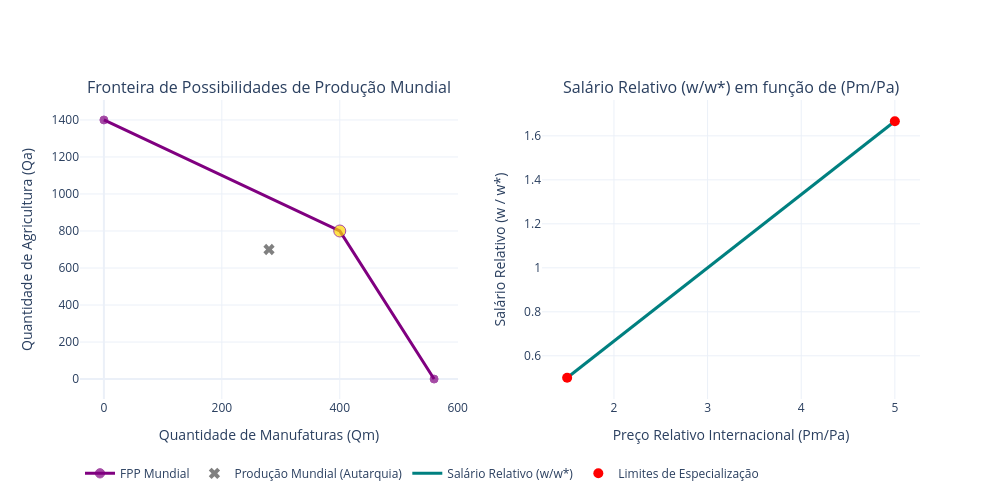

The notebook cell this image was saved under:
### Markdown cell above
**d)** Suponha a integração comercial. Formalize o impacto sobre a alocação de trabalho, salário relativo, especialização e padrão de comércio.

**Especialização**

A abertura comercial estabelece um preço relativo mundial $\frac{P_m}{P_a}$ situado entre os custos de oportunidade internos em autarquia:

$$1{,}5 \le \frac{P_m}{P_a} \le 5{,}0$$

Com esse vetor de preços internacionais, a teoria indica a especialização total da economia:

* **País Local:** especializa a totalidade da produção no setor de manufaturas.
* **País Estrangeiro:** especializa a totalidade da produção no setor agrícola.

**Alocação de Trabalho**

A força de trabalho migra totalmente para o setor com vantagem comparativa, garantindo a eficiência produtiva máxima:

* **País Local:** direciona todo o fator trabalho para a manufatura ($L_m = 1200$ e $L_a = 0$). A produção mundial de manufaturas atinge $Q_m = 400$ unidades.
* **País Estrangeiro:** direciona todo o fator trabalho para a agricultura ($L_a^* = 800$ e $L_m^* = 0$). A produção mundial de agricultura atinge $Q_a^* = 800$ unidades.

**Salário Relativo ($\frac{w}{w^*}$)**

Com a integração comercial, cada país determina a remuneração nominal com base no setor em que ocorre a especialização:

* Salário Local (Manufaturas): $w = \frac{P_m}{a_m} = \frac{P_m}{3}$
* Salário Estrangeiro (Agricultura): $w^* = \frac{P_a}{a_a^*} = \frac{P_a}{1}$

A relação entre os salários formaliza a equação do salário relativo:

$$\frac{w}{w^*} = \frac{\frac{P_m}{3}}{\frac{P_a}{1}} = \frac{1}{3} \cdot \left( \frac{P_m}{P_a} \right)$$

Os limites do salário relativo acompanham diretamente as margens dos preços internacionais. Assim, a razão $\frac{w}{w^*}$ varia no intervalo delimitado entre $0{,}5$ (limite inferior, quando $\frac{P_m}{P_a} = 1{,}5$) e aproximadamente $1{,}67$ (limite superior, quando $\frac{P_m}{P_a} = 5{,}0$). A equação confirma que a remuneração reflete a produtividade absoluta do trabalho em conjunto com o preço do bem exportado.

**Padrão de Comércio**

A configuração das trocas internacionais obedece estritamente à vantagem comparativa:

* **País Local:** exporta o excedente de manufaturas e importa bens agrícolas.
* **País Estrangeiro:** exporta o excedente de bens agrícolas e importa manufaturas.

O comércio internacional viabiliza o ganho de bem-estar. As nações superam as restrições impostas pelas antigas fronteiras de possibilidades de produção e ampliam as cestas de consumo disponíveis para a população de modo simultâneo.

### Code cell
# 1.d

import pandas as pd
import numpy as np
import plotly.graph_objects as go
from plotly.subplots import make_subplots

# 1. Parâmetors

# País Local
L = 1200
a_m, a_a = 3, 2
custo_oportunidade_local = a_m / a_a  # 1.5

# País Estrangeiro
L_star = 800
a_m_star, a_a_star = 5, 1
custo_oportunidade_estrangeiro = a_m_star / a_a_star  # 5.0

# 2. Simulação e comparação

# Cenário A: Autarquia (Simulação assumindo distribuição equitativa de trabalho: 50% em cada setor)
Lm_aut, La_aut = L / 2, L / 2
Qm_aut = Lm_aut / a_m
Qa_aut = La_aut / a_a

Lm_star_aut, La_star_aut = L_star / 2, L_star / 2
Qm_star_aut = Lm_star_aut / a_m_star
Qa_star_aut = La_star_aut / a_a_star

# Cenário B: Livre Comércio (Especialização Total baseada na Vantagem Comparativa)
# Local especializa-se em Manufaturas; Estrangeiro especializa-se em Agricultura
Lm_lc, La_lc = L, 0
Qm_lc, Qa_lc = L / a_m, 0

Lm_star_lc, La_star_lc = 0, L_star
Qm_star_lc, Qa_star_lc = 0, L_star / a_a_star

# Tabela Comparativa de Resultados
dados_comparativos = {
    "Cenário": [
        "Autarquia (Local)", "Autarquia (Estrangeiro)", "Autarquia (Mundo)",
        "Livre Comércio (Local)", "Livre Comércio (Estrangeiro)", "Livre Comércio (Mundo)"
    ],
    "L_m (Trabalho Manuf.)": [Lm_aut, Lm_star_aut, Lm_aut + Lm_star_aut, Lm_lc, Lm_star_lc, Lm_lc + Lm_star_lc],
    "L_a (Trabalho Agric.)": [La_aut, La_star_aut, La_aut + La_star_aut, La_lc, La_star_lc, La_lc + La_star_lc],
    "Q_m (Prod. Manuf.)": [Qm_aut, Qm_star_aut, Qm_aut + Qm_star_aut, Qm_lc, Qm_star_lc, Qm_lc + Qm_star_lc],
    "Q_a (Prod. Agric.)": [Qa_aut, Qa_star_aut, Qa_aut + Qa_star_aut, Qa_lc, Qa_star_lc, Qa_lc + Qa_star_lc]
}

df_resultados = pd.DataFrame(dados_comparativos)
print("COMPARAÇÃO: AUTARQUIA VS. LIVRE COMÉRCIO (ESPECIALIZAÇÃO TOTAL)")
print("-" * 80)
print(df_resultados.to_string(index=False, float_format="%.1f"))
print("-" * 80)
print(f"Ganho Mundial com Integração: +{Qm_lc + Qm_star_lc - (Qm_aut + Qm_star_aut):.1f} Manufaturas e +{Qa_lc + Qa_star_lc - (Qa_aut + Qa_star_aut):.1f} Agricultura\n")

# 3. Gráficos

fig = make_subplots(rows=1, cols=2, subplot_titles=(
    "Fronteira de Possibilidades de Produção Mundial", 
    "Salário Relativo (w/w*) em função de (Pm/Pa)"
))

# --- Gráfico 1: FPP Mundial ---
# Coordenadas da FPP Mundial
# Ponto 1: Todos produzem apenas Agricultura
qm_0 = 0
qa_max_mundial = (L / a_a) + (L_star / a_a_star) # 600 + 800 = 1400

# Ponto 2: Especialização Total (Local em Manufatura, Estrangeiro em Agricultura)
qm_esp = L / a_m # 400
qa_esp = L_star / a_a_star # 800

# Ponto 3: Todos produzem apenas Manufatura
qm_max_mundial = (L / a_m) + (L_star / a_m_star) # 400 + 160 = 560
qa_0 = 0

x_fpp_mundial = [qm_0, qm_esp, qm_max_mundial]
y_fpp_mundial = [qa_max_mundial, qa_esp, qa_0]

fig.add_trace(go.Scatter(
    x=x_fpp_mundial, y=y_fpp_mundial,
    mode='lines+markers',
    name='FPP Mundial',
    line=dict(color='purple', width=3),
    marker=dict(size=[8, 12, 8], color=['purple', 'gold', 'purple']),
    hovertemplate='Manufaturas: %{x}<br>Agricultura: %{y}<extra></extra>'
), row=1, col=1)

# Ponto da Autarquia Mundial (da simulação de 50% de alocação)
qm_aut_mundial = Qm_aut + Qm_star_aut
qa_aut_mundial = Qa_aut + Qa_star_aut
fig.add_trace(go.Scatter(
    x=[qm_aut_mundial], y=[qa_aut_mundial],
    mode='markers',
    name='Produção Mundial (Autarquia)',
    marker=dict(size=10, color='gray', symbol='x'),
), row=1, col=1)

# --- Gráfico 2: Salário Relativo (w/w*) ---
# O preço relativo mundial estará entre 1.5 e 5.0
pm_pa_vetor = np.linspace(custo_oportunidade_local, custo_oportunidade_estrangeiro, 100)

# Fórmula do salário relativo com especialização: w/w* = (a_a* / a_m) * (Pm/Pa)
# Sabendo que a_a* = 1 e a_m = 3 => w/w* = (1/3) * (Pm/Pa)
salario_relativo = (a_a_star / a_m) * pm_pa_vetor

fig.add_trace(go.Scatter(
    x=pm_pa_vetor, y=salario_relativo,
    mode='lines',
    name='Salário Relativo (w/w*)',
    line=dict(color='teal', width=3)
), row=1, col=2)

# Adicionando marcadores nos limites dos custos de oportunidade
fig.add_trace(go.Scatter(
    x=[custo_oportunidade_local, custo_oportunidade_estrangeiro], 
    y=[salario_relativo[0], salario_relativo[-1]],
    mode='markers',
    name='Limites de Especialização',
    marker=dict(size=10, color='red')
), row=1, col=2)

# Formatação final
fig.update_layout(
    template='plotly_white',
    width=1000,
    height=500,
    showlegend=True,
    legend=dict(y=-0.2, orientation="h")
)

fig.update_xaxes(title_text="Quantidade de Manufaturas (Qm)", row=1, col=1)
fig.update_yaxes(title_text="Quantidade de Agricultura (Qa)", row=1, col=1)

fig.update_xaxes(title_text="Preço Relativo Internacional (Pm/Pa)", row=1, col=2)
fig.update_yaxes(title_text="Salário Relativo (w / w*)", row=1, col=2)

fig.show()

### Figure 1 — Plotly figure (JSON) as saved in the notebook; plotly's stock layout.template omitted (floating-point values rounded to 4 significant figures)
{"data": [{"hovertemplate": "Manufaturas: %{x}<br>Agricultura: %{y}<extra></extra>", "line": {"color": "purple", "width": 3}, "marker": {"color": ["purple", "gold", "purple"], "size": [8, 12, 8]}, "mode": "lines+markers", "name": "FPP Mundial", "type": "scatter", "x": [0, 400, 560], "xaxis": "x", "y": [1400, 800, 0], "yaxis": "y"}, {"marker": {"color": "gray", "size": 10, "symbol": "x"}, "mode": "markers", "name": "Produção Mundial (Autarquia)", "type": "scatter", "x": [280], "xaxis": "x", "y": [700], "yaxis": "y"}, {"line": {"color": "teal", "width": 3}, "mode": "lines", "name": "Salário Relativo (w/w*)", "type": "scatter", "x": [1.5, 1.535, 1.571, 1.606, 1.641, 1.677, 1.712, 1.747, 1.783, 1.818, 1.854, 1.889, 1.924, 1.96, 1.995, 2.03, 2.066, 2.101, 2.136, 2.172, 2.207, 2.242, 2.278, 2.313, 2.348, 2.384, 2.419, 2.455, 2.49, 2.525, 2.561, 2.596, 2.631, 2.667, 2.702, 2.737, 2.773, 2.808, 2.843, 2.879, 2.914, 2.949, 2.985, 3.02, 3.056, 3.091, 3.126, 3.162, 3.197, 3.232, 3.268, 3.303, 3.338, 3.374, 3.409, 3.444, 3.48, 3.515, 3.551, 3.586, 3.621, 3.657, 3.692, 3.727, 3.763, 3.798, 3.833, 3.869, 3.904, 3.939, 3.975, 4.01, 4.045, 4.081, 4.116, 4.152, 4.187, 4.222, 4.258, 4.293, 4.328, 4.364, 4.399, 4.434, 4.47, 4.505, 4.54, 4.576, 4.611, 4.646, 4.682, 4.717, 4.753, 4.788, 4.823, 4.859, 4.894, 4.929, 4.965, 5.0], "xaxis": "x2", "y": [0.5, 0.5118, 0.5236, 0.5354, 0.5471, 0.5589, 0.5707, 0.5825, 0.5943, 0.6061, 0.6178, 0.6296, 0.6414, 0.6532, 0.665, 0.6768, 0.6886, 0.7003, 0.7121, 0.7239, 0.7357, 0.7475, 0.7593, 0.771, 0.7828, 0.7946, 0.8064, 0.8182, 0.83, 0.8418, 0.8535, 0.8653, 0.8771, 0.8889, 0.9007, 0.9125, 0.9242, 0.936, 0.9478, 0.9596, 0.9714, 0.9832, 0.9949, 1.007, 1.019, 1.03, 1.042, 1.054, 1.066, 1.077, 1.089, 1.101, 1.113, 1.125, 1.136, 1.148, 1.16, 1.172, 1.184, 1.195, 1.207, 1.219, 1.231, 1.242, 1.254, 1.266, 1.278, 1.29, 1.301, 1.313, 1.325, 1.337, 1.348, 1.36, 1.372, 1.384, 1.396, 1.407, 1.419, 1.431, 1.443, 1.455, 1.466, 1.478, 1.49, 1.502, 1.513, 1.525, 1.537, 1.549, 1.561, 1.572, 1.584, 1.596, 1.608, 1.62, 1.631, 1.643, 1.655, 1.667], "yaxis": "y2"}, {"marker": {"color": "red", "size": 10}, "mode": "markers", "name": "Limites de Especialização", "type": "scatter", "x": [1.5, 5], "xaxis": "x2", "y": [0.5, 1.667], "yaxis": "y2"}], "layout": {"annotations": [{"font": {"size": 16}, "showarrow": false, "text": "Fronteira de Possibilidades de Produção Mundial", "x": 0.225, "xanchor": "center", "xref": "paper", "y": 1, "yanchor": "bottom", "yref": "paper"}, {"font": {"size": 16}, "showarrow": false, "text": "Salário Relativo (w/w*) em função de (Pm/Pa)", "x": 0.775, "xanchor": "center", "xref": "paper", "y": 1, "yanchor": "bottom", "yref": "paper"}], "height": 500, "legend": {"orientation": "h", "y": -0.2}, "showlegend": true, "width": 1000, "xaxis": {"anchor": "y", "domain": [0, 0.45], "title": {"text": "Quantidade de Manufaturas (Qm)"}}, "xaxis2": {"anchor": "y2", "domain": [0.55, 1], "title": {"text": "Preço Relativo Internacional (Pm/Pa)"}}, "yaxis": {"anchor": "x", "domain": [0, 1], "title": {"text": "Quantidade de Agricultura (Qa)"}}, "yaxis2": {"anchor": "x2", "domain": [0, 1], "title": {"text": "Salário Relativo (w / w*)"}}}}
